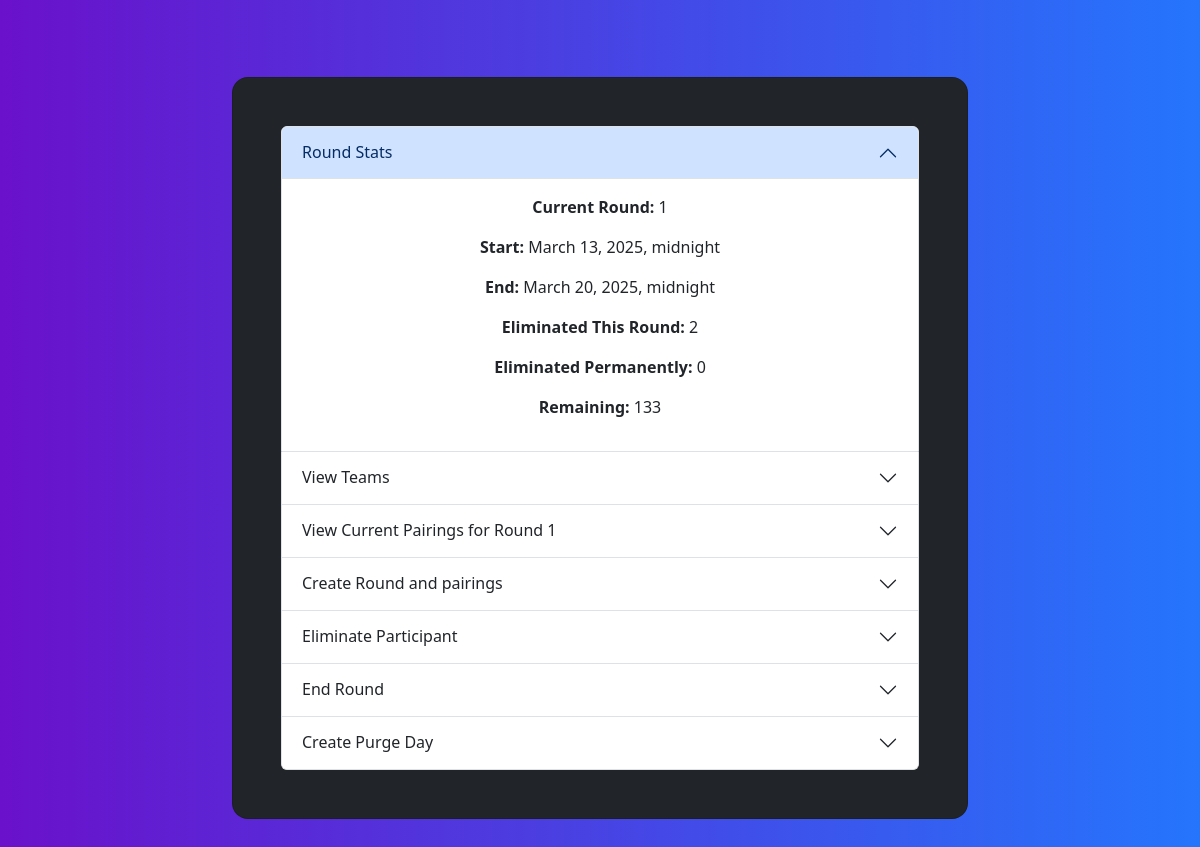
The page /admin-control (signed in) on the database as committed earlier.
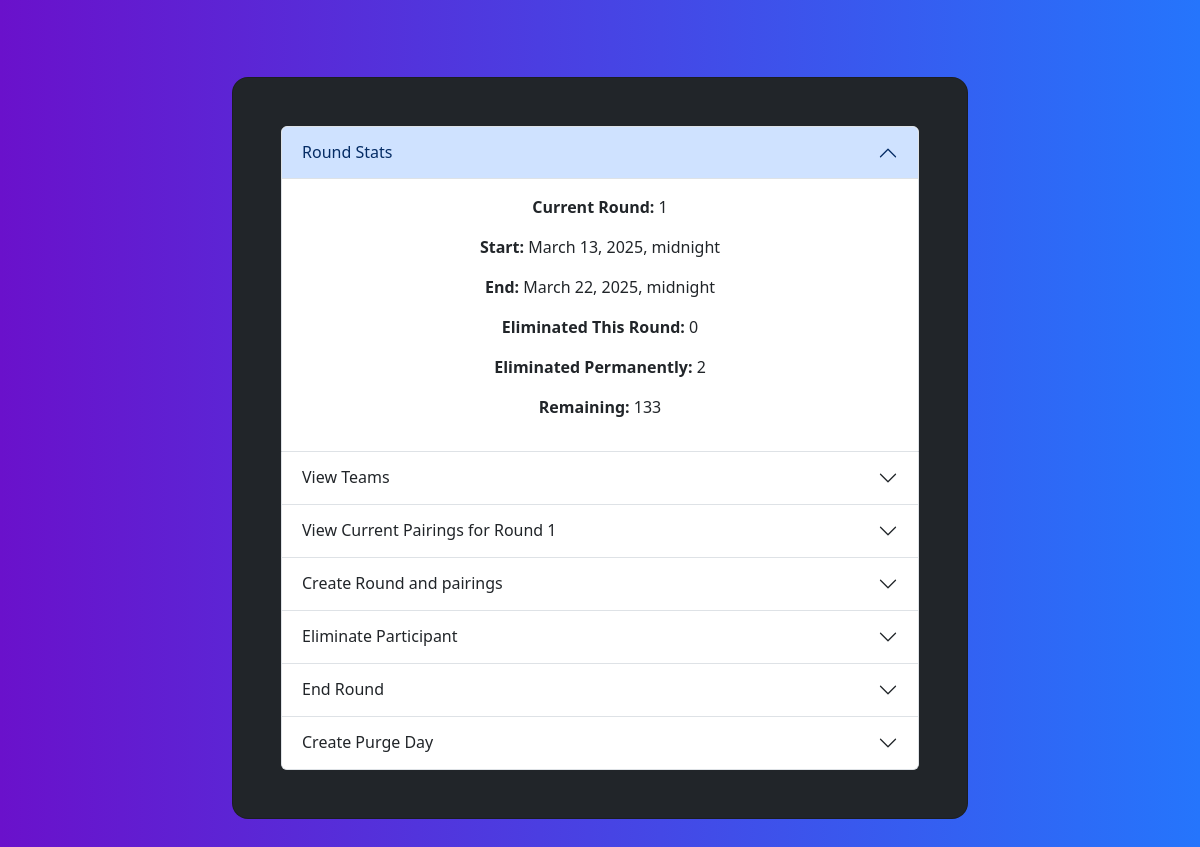
The same page on the database as committed later.
### assignments/models.py (models this page shows, shortened)
class Round(models.Model):
	index = models.IntegerField(default=0)
	start_date = models.DateTimeField("Date Round Starts")
	end_date = models.DateTimeField("Date Round Ends")
	min_progression_kill_count = models.IntegerField(default=0)
	min_revive_kill_count = models.IntegerField(default=2)
	completed = models.BooleanField(default=False)
	history = HistoricalRecords()

### assignments/views.py (the view)
# urls.py: path("admin-control", views.adminControl, name="admin-control"),
@login_required(login_url="/accounts/login/")
def adminControl(request):
	try:
		current_round = getCurRound()
		if current_round is None:
			current_round = getNextRound()
		current_round_index = current_round.index
		round_elims = Participant.objects.filter(round_eliminated=True, eliminated_permanently=False)
		perm_elims = Participant.objects.filter(eliminated_permanently=True)
		remaining = Participant.objects.filter(round_eliminated=False, eliminated_permanently=False)
	except Exception as e:
		print(e)
		current_round = None
		current_round_index = -1
		round_elims = []
		perm_elims = []
		remaining = []
	round_targets = Target.objects.filter(round=current_round)
	round_target_list = list()
	for target in round_targets:
		round_target_list.append(model_to_dict(target))
	all_teams = Team.objects.all()
	team_list = list()
	for team in all_teams:
		team_list.append(model_to_dict(team))
	participants = Participant.objects.all()
	participant_list = list()
	for participant in participants:
		participant_list.append(model_to_dict(participant))
	template = loader.get_template("assignments/adminControl.html")
	context = {
		'current_round': current_round,
		'current_round_index': current_round_index,
		'eliminated_this_round': len(round_elims),
		'eliminated_permanently': len(perm_elims),
		'remaining': len(remaining),
		'round_targets': round_targets,
		'round_targets_ser': round_target_list,
		'teams': all_teams,
		'team_list': team_list,
		'participants': participant_list,
	}
	return HttpResponse(template.render(context, request))

### assignments/models.py (called while the page is built)
def getCurRound() -> Round:
	rounds = Round.objects.filter(completed = False)
	for round in rounds:
		if round.start_date <= timezone.now() and round.end_date > timezone.now():
			return round
	return None

	def get_round_elimed(self) -> list:
		if self.eliminated:
			return []
		filtered_p = list()
		for p in self.participants.all():
			if p.round_eliminated is True and p.eliminated_permanently is False:
				filtered_p.append(p)
		return filtered_p

	def get_round_elimed_count(self) -> int:
		if self.eliminated:
			return -1
		return len(self.get_round_elimed())

	def get_perm_elimed(self) -> list:
		if self.eliminated:
			return []
		filtered_p = list()
		for p in self.participants.all():
			if p.eliminated_permanently is True:
				filtered_p.append(p)
		return filtered_p

	def get_perm_elimed_count(self) -> int:
		if self.eliminated:
			return -1
		return len(self.get_perm_elimed())

	def get_remaining(self) -> list:
		if self.eliminated:
			return []
		filtered_p = list()
		for p in self.participants.all():
			if p.round_eliminated is False and p.eliminated_permanently is False:
				filtered_p.append(p)
		return filtered_p

### assignments/templates/assignments/adminControl.html (shortened to what the changed rows need)
<!DOCTYPE html>
<html>
    <head>
        {% load bootstrap5 %}
        {% bootstrap_css %}
        {% load static %}
    </head>
    <body style="background: black;">
        <section class="gradient-custom">
        <div class="container py-5">
        <div class="row d-flex justify-content-center align-items-center" style="min-height: 100vh">
        <div class="col-20 col-md-16 col-lg-10 col-xl-8">
        <div class="card bg-dark" style="border-radius: 1rem; height: 90%">
        <div class="card-body p-5 text-center">
            <div class="accordion" id="accordionParent">
                <div class="accordion-item">
                    <h2 class="accordion-header">
                        <button class="accordion-button" type="button" data-bs-toggle="collapse" data-bs-target="#collapseOne" aria-expanded="true" aria-controls="collapseOne">
                            Round Stats
                        </button>
                    </h2>
                    <div id="collapseOne" class="accordion-collapse collapse show" data-bs-parent="#accordionParent">
                        <div class="accordion-body">
                            <p style="margin-bottom: 1rem"><strong>Current Round:</strong>              {{current_round_index}} </p>
                            <p style="margin-bottom: 1rem"><strong>Start:</strong>                      {{current_round.start_date}} </p>
                            <p style="margin-bottom: 1rem"><strong>End:</strong>                        {{current_round.end_date}} </p>
                            <p style="margin-bottom: 1rem"><strong>Eliminated This Round:</strong>      {{eliminated_this_round}} </p>
                            <p style="margin-bottom: 1rem"><strong>Eliminated Permanently:</strong>     {{eliminated_permanently}} </p>
                            <p style="margin-bottom: 1rem"><strong>Remaining:</strong>                  {{remaining}} </p>
                        </div>
                    </div>
                </div>
                 <div class="accordion-item">
                    <h2 class="accordion-header">
                        <button class="accordion-button collapsed" type="button" data-bs-toggle="collapse" data-bs-target="#collapseSix" aria-expanded="false" aria-controls="collapseSix">
                            View Teams
                        </button>
                    </h2>
                </div>
                <div class="accordion-item">
                    <h2 class="accordion-header">
                        <button class="accordion-button collapsed" type="button" data-bs-toggle="collapse" data-bs-target="#collapseThree" aria-expanded="false" aria-controls="collapseTwo">
                            View Current Pairings for Round {{current_round_index}}
                        </button>
                    </h2>
                </div>
                <div class="accordion-item">
                    <h2 class="accordion-header">
                        <button class="accordion-button collapsed" type="button" data-bs-toggle="collapse" data-bs-target="#collapseTwo" aria-expanded="false" aria-controls="collapseTwo">
                            Create Round and pairings
                        </button>
                    </h2>
                </div>
                <div class="accordion-item">
                    <h2 class="accordion-header">
                        <button
                            class="accordion-button collapsed"
                            type="button"
                            data-bs-toggle="collapse"
                            data-bs-target="#collapseFour"
                            aria-controls="collapseFour"
                            aria-expanded="false"
                        >
                            Eliminate Participant
                        </button>
                    </h2>
                </div>
                <div class="accordion-item">
                    <h2 class="accordion-header">
                        <button
                            class="accordion-button collapsed"
                            type="button"
                            data-bs-toggle="collapse"
                            data-bs-target="#collapseFive"
                            aria-controls="collapseFive"
                            aria-expanded="false"
                        >
                            End Round
                        </button>
                    </h2>
                </div>
                <div class="accordion-item">
                    <h2 class="accordion-header">
                        <button
                            class="accordion-button collapsed"
                            type="button"
                            data-bs-toggle="collapse"
                            data-bs-target="#collapseSeven"
                            aria-controls="collapseSeven"
                            aria-expanded="false"
                        >
                            Create Purge Day
                        </button>
                    </h2>
                </div>
            </div>
        </div>
        </div>
        </div>
        </section>
    </body>
</html>

Rows that differ between the two databases and show on the page:
changed Round: end_date "March 20, 2025, midnight" → "March 22, 2025, midnight"
Other text that changed with them:
{{ eliminated_this_round }}: "2" → "0"
{{ eliminated_permanently }}: "0" → "2"
